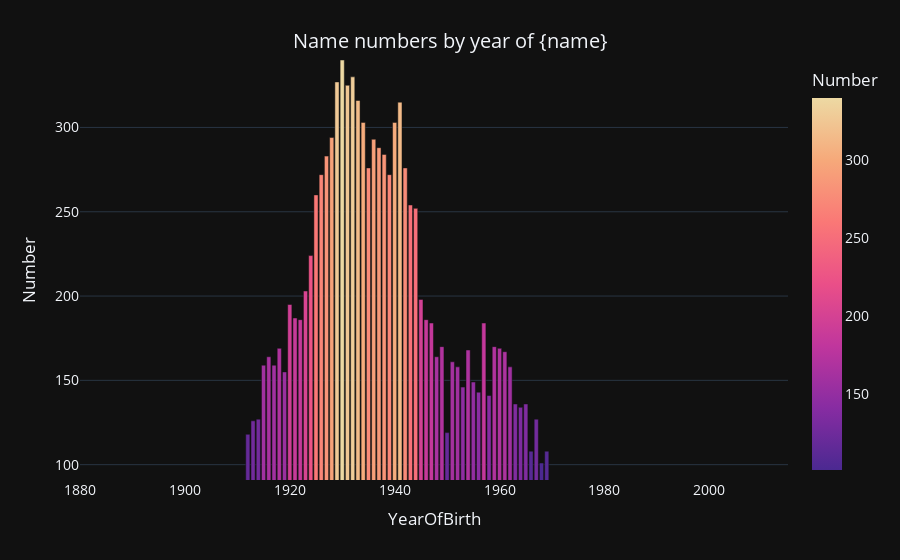

Source (notebook cell):
### Code cell
# task_3
import plotly.express as px

def bar_by_name(name, sex):
    df = data_ind.query('Name == @name and Sex == @sex')

    max_numbers = max(df.Number.to_numpy())
    min_numbers = min(df.Number.to_numpy())

    print(f"len Numbers: {len(df.Number.to_numpy())}")
    print(f"len Year: {len(df.YearOfBirth.to_numpy())}")
    print(f"min: {min_numbers}")
    print(f"min: {max_numbers}")
    fig = px.bar(df, x='YearOfBirth', y='Number',
                 # data_frame=data_ind.loc[name],
                 color='Number',
                 color_continuous_scale="agsunset",
                 labels={'x': 'years', 'y': "numbers"}
                 )


    fig.update_layout(
         title = {
            'text': "Name numbers by year of {name} ",
            'y':0.94, # new
            'x':0.5,
            'xanchor': 'center',
            'yanchor': 'top' # new
        },
        titlefont=dict(
            size= 20
        ),
        font=dict(
            size= 14
        )
    )

    fig.update_xaxes(
        range=[start_year, end_year]
    )

    fig.update_yaxes(
        range=[min_numbers - min_numbers*0.1, float(max_numbers)]
    )


    fig.show()

bar_by_name("Mary", "M")

### Figure 1 — Plotly figure (JSON) as saved in the notebook; plotly's stock layout.template omitted (floating-point values rounded to 4 significant figures)
{"data": [{"alignmentgroup": "True", "hovertemplate": "YearOfBirth=%{x}<br>Number=%{marker.color}<extra></extra>", "legendgroup": "", "marker": {"color": [118, 126, 127, 159, 164, 159, 169, 155, 195, 187, 186, 203, 224, 260, 272, 283, 294, 327, 340, 325, 330, 316, 303, 276, 293, 288, 284, 272, 303, 315, 276, 254, 252, 198, 186, 184, 164, 170, 119, 161, 158, 146, 168, 149, 143, 184, 141, 170, 169, 167, 158, 136, 134, 136, 108, 127, 101, 108], "coloraxis": "coloraxis", "pattern": {"shape": ""}}, "name": "", "offsetgroup": "", "orientation": "v", "showlegend": false, "textposition": "auto", "x": [1912, 1913, 1914, 1915, 1916, 1917, 1918, 1919, 1920, 1921, 1922, 1923, 1924, 1925, 1926, 1927, 1928, 1929, 1930, 1931, 1932, 1933, 1934, 1935, 1936, 1937, 1938, 1939, 1940, 1941, 1942, 1943, 1944, 1945, 1946, 1947, 1948, 1949, 1950, 1951, 1952, 1953, 1954, 1955, 1956, 1957, 1958, 1959, 1960, 1961, 1962, 1963, 1964, 1965, 1966, 1967, 1968, 1969], "xaxis": "x", "y": [118, 126, 127, 159, 164, 159, 169, 155, 195, 187, 186, 203, 224, 260, 272, 283, 294, 327, 340, 325, 330, 316, 303, 276, 293, 288, 284, 272, 303, 315, 276, 254, 252, 198, 186, 184, 164, 170, 119, 161, 158, 146, 168, 149, 143, 184, 141, 170, 169, 167, 158, 136, 134, 136, 108, 127, 101, 108], "yaxis": "y", "type": "bar"}], "layout": {"xaxis": {"anchor": "y", "domain": [0.0, 1.0], "title": {"text": "YearOfBirth"}, "range": [1880, 2015]}, "yaxis": {"anchor": "x", "domain": [0.0, 1.0], "title": {"text": "Number"}, "range": [90.9, 340.0]}, "coloraxis": {"colorbar": {"title": {"text": "Number"}}, "colorscale": [[0.0, "rgb(75, 41, 145)"], [0.1667, "rgb(135, 44, 162)"], [0.3333, "rgb(192, 54, 157)"], [0.5, "rgb(234, 79, 136)"], [0.6667, "rgb(250, 120, 118)"], [0.8333, "rgb(246, 169, 122)"], [1.0, "rgb(237, 217, 163)"]]}, "legend": {"tracegroupgap": 0}, "margin": {"t": 60}, "barmode": "relative", "title": {"font": {"size": 20}, "text": "Name numbers by year of {name} ", "y": 0.94, "x": 0.5, "xanchor": "center", "yanchor": "top"}, "font": {"size": 14}}}
